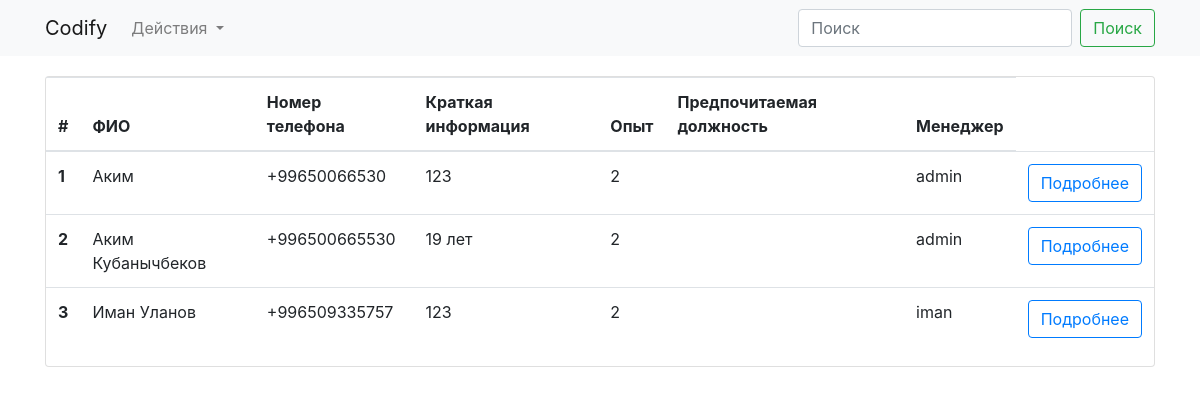
The page / (signed in) on the database its author committed.
### app/models.py (models this page shows, shortened)
class Employee(db.Model):
    id = db.Column(db.Integer, primary_key=True)
    fullname = db.Column(db.String)
    phone = db.Column(db.String)
    short_info = db.Column(db.String)
    experience = db.Column(db.Integer)
    preferred_position = db.Column(db.String)
    user = db.relationship(User, backref=db.backref('users', lazy='dynamic'))
    user_name = db.Column(db.String, db.ForeignKey('users.username'))

class User(UserMixin, db.Model):
    __tablename__ = 'users'
    id = db.Column(db.Integer, primary_key=True)
    username = db.Column(db.String, nullable=False, unique=True)
    password_hash = db.Column(db.String, nullable=False)
    @property
    def password(self):
        return None

### app/views.py (the view)
def index():
    employees = Employee.query.all()
    return render_template('index.html', employees=employees)

### app/models.py (called while the page is built)
@login_manager.user_loader
def load_user(user_id):
    return User.query.get(int(user_id))

### app/templates/index.html
{% extends "base.html" %}
{% block content %}
<div class="container">
  <div class="card">
    <table class="table">
      <thead>
        <tr>
          <th scope="col">#</th>
          <th scope="col">ФИО</th>
          <th scope="col">Номер телефона</th>
          <th scope="col">Краткая информация</th>
          <th scope="col">Опыт</th>
          <th scope="col">Предпочитаемая должность</th>
          <th scope="col">Менеджер</th>
        </tr>
      </thead>
      <tbody>
      {% for employee in employees %}
        <tr>
          <th scope="row">{{ employee.id }}</th>
          <td>{{ employee.fullname }}</td>
          <td>{{ employee.phone }}</td>
          <td>{{ employee.short_info }}</td>
          <td>{{ employee.experience  }}</td>
          <td>{{ employee.preferred_position }}</td>
          <td>{{ employee.user.username }}</td>
          <td><a class="btn btn-outline-primary" href="{{ url_for('employee_detail', employee_id=employee.id) }}">Подробнее</a></td>
        </tr>
      {% endfor %}
      </tbody>
    </table>
  </div>
</div>
{% endblock content %}

### rows shown on the page
Employee: id "1", fullname "Аким", phone "+99650066530", short_info "123", experience "2", user.username "admin"
Employee: id "2", fullname "Аким Кубанычбеков", phone "+996500665530", short_info "19 лет", experience "2", user.username "admin"
Employee: id "3", fullname "Иман Уланов", phone "+996509335757", short_info "123", experience "2", user.username "iman"
